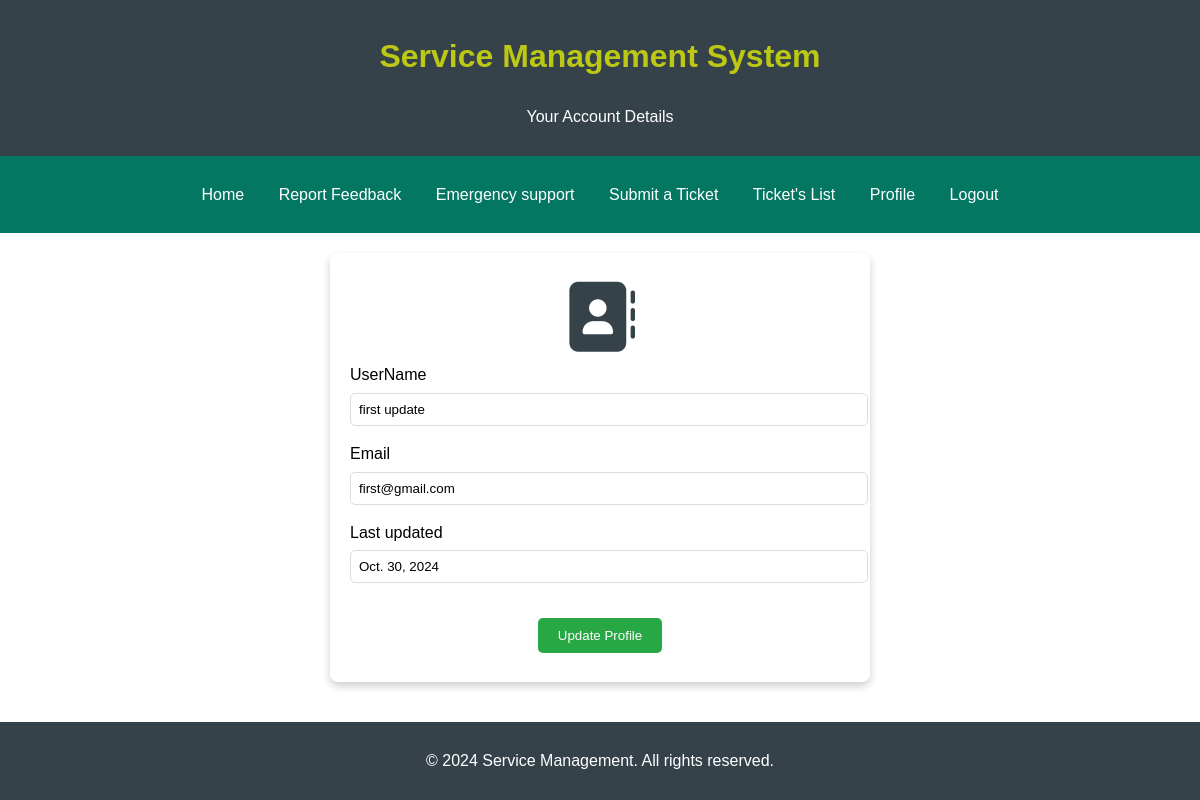
The app's page /profilepage (signed in) with its own data.
### app/models.py (models this page shows, shortened)
class Users(models.Model):
    username = models.CharField(max_length=50)
    email = models.CharField(max_length=30)
    password = models.CharField(max_length=20)
    updated_at = models.DateTimeField(auto_now=True)

### app/views.py (the view)
# urls.py: path('profilepage', views.profilepage, name='profilepage'),
def profilepage(request):
    msg = request.GET.get("msg", "")
    if request.session.get('email'):
        try:
            user_id = request.session.get('id')
            user_data = Users.objects.filter(id=user_id).first()
            return render(request, 'profile.html', {"msg": msg, 'data': user_data})
        except Users.DoesNotExist:
            return redirect('/loginpage?msg=Login again!')
    return redirect('/loginpage?msg=Something went wrong, try again!')

### app/templates/profile.html (shortened to what this page needs)
<!DOCTYPE html>
<html lang="en">
<head>
    <link rel="stylesheet" href="https://cdnjs.cloudflare.com/ajax/libs/font-awesome/5.15.4/css/all.min.css">
</head>
<body>
    <header>
        <h1>Service Management System</h1>
        <p>Your Account Details</p>
    </header>
    <nav>
        <ul class="nav justify-content-center">
            <li class="nav-item"><a class="nav-link" href="{% url 'homepage' %}">Home</a></li>
            <li class="nav-item"><a class="nav-link" href="{% url 'feedbackpage' %}">Report Feedback</a></li>
            <li class="nav-item"><a class="nav-link" href="{% url 'emergencysupport' %}">Emergency support</a></li>
            <li class="nav-item"><a class="nav-link" href="{% url 'ticket' %}">Submit a Ticket</a></li>
            <li class="nav-item"><a class="nav-link" href="{% url 'ticketspage' %}">Ticket's List</a></li>
            <li class="nav-item"><a class="nav-link active" href="{% url 'profilepage' %}">Profile</a></li>
            <li class="nav-item"><a class="nav-link active" href="{% url 'logout' %}">Logout</a></li>
        </ul>
    </nav>
    <div class="container">
        <div class="profile-card">
            <i class='fas fa-address-book'></i>
            <form class="mt-4" method="post" enctype="multipart/form-data" action="{% url 'update_profile' %}">
                <div class="form-group">
                    <label for="name">UserName</label>
                    <input type="text" name="username" id="name" value="{{data.username}}">
                </div>
                <div class="form-group">
                    <label for="email">Email</label>
                    <input type="email" id="email" name="email" value="{{data.email}}">
                </div>
                <div class="form-group">
                    <label for="phone">Last updated</label>
                    <input type="tel" id="phone" value="{{data.updated_at.date}}" readonly>
                </div>
                <button type="submit" class="btn">Update Profile</button>
            </form>
        </div>
    </div>
    <footer>
        <p>&copy; 2024 Service Management. All rights reserved.</p>
    </footer>
</body>
</html>

### app/templates/profile.html (style rules this page uses)
body { display: flex; flex-direction: column; min-height: 100vh; font-family: Arial, sans-serif; line-height: 1.6; margin: 0; padding: 0; background-color: #f6db12; background-color: white; }
header, footer { background: #35424a; color: white; text-align: center; padding: 10px 0; }
header h1 { color: rgb(188, 200, 19); }
nav { background: #047762; padding: 10px; }
nav ul { list-style: none; padding: 0; text-align: center; }
nav ul li { display: inline; margin: 0 15px; }
nav ul li a { color: white; text-decoration: none; }
.container { display: flex; justify-content: center; align-items: center; flex-direction: column; background: white; max-width: 500px; width: 100%; margin: 20px auto; padding: 20px; border-radius: 8px; box-shadow: 0px 4px 8px rgba(0, 0, 0, 0.2); flex: 1; }
.profile-card { text-align: center; width: 100%; }
.profile-card i { color: #35424a; font-size: 70px; margin-bottom: 10px; }
.form-group { text-align: left; margin-bottom: 15px; }
.form-group label { display: block; margin-bottom: 5px; }
.form-group input { width: 100%; padding: 8px; border: 1px solid #ddd; border-radius: 5px; }
.btn { background-color: #28a745; color: white; padding: 10px 20px; border: none; border-radius: 5px; cursor: pointer; margin-top: 20px; }
footer { margin-top: 20px; }

### records on screen
Users: username "first update", email "first@gmail.com", updated_at "Oct. 30, 2024"
